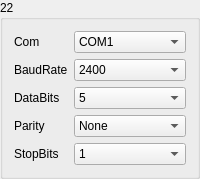
       <widget class="QGroupBox" name="gBoxMeter_22">
        <property name="minimumSize">
         <size>
          <width>171</width>
          <height>171</height>
         </size>
        </property>
        <property name="title">
         <string>22</string>
        </property>
        <layout class="QGridLayout" name="gridLayout_27">
         <item row="0" column="0">
          <widget class="QLabel" name="label_128">
           <property name="sizePolicy">
            <sizepolicy hsizetype="Fixed" vsizetype="Preferred">
             <horstretch>0</horstretch>
             <verstretch>0</verstretch>
            </sizepolicy>
           </property>
           <property name="text">
            <string>Com</string>
           </property>
          </widget>
         </item>
         <item row="0" column="1">
          <widget class="QComboBox" name="comboMeterSerialNum_22">
           <item>
            <property name="text">
             <string>COM1</string>
            </property>
           </item>
           <item>
            <property name="text">
             <string>COM2</string>
            </property>
           </item>
           <item>
            <property name="text">
             <string>COM3</string>
            </property>
           </item>
           <item>
            <property name="text">
             <string>COM4</string>
            </property>
           </item>
           <item>
            <property name="text">
             <string>COM5</string>
            </property>
           </item>
           <item>
            <property name="text">
             <string>COM6</string>
            </property>
           </item>
           <item>
            <property name="text">
             <string>COM7</string>
            </property>
           </item>
           <item>
            <property name="text">
             <string>COM8</string>
            </property>
           </item>
           <item>
            <property name="text">
             <string>COM9</string>
            </property>
           </item>
           <item>
            <property name="text">
             <string>COM10</string>
            </property>
           </item>
           <item>
            <property name="text">
             <string>COM11</string>
            </property>
           </item>
           <item>
            <property name="text">
             <string>COM12</string>
            </property>
           </item>
           <item>
            <property name="text">
             <string>COM13</string>
            </property>
           </item>
           <item>
            <property name="text">
             <string>COM14</string>
            </property>
           </item>
           <item>
            <property name="text">
             <string>COM15</string>
            </property>
           </item>
           <item>
            <property name="text">
             <string>COM16</string>
            </property>
           </item>
           <item>
            <property name="text">
             <string>COM17</string>
            </property>
           </item>
           <item>
            <property name="text">
             <string>COM18</string>
            </property>
           </item>
           <item>
            <property name="text">
             <string>COM19</string>
            </property>
           </item>
           <item>
            <property name="text">
             <string>COM20</string>
            </property>
           </item>
           <item>
            <property name="text">
             <string>COM21</string>
            </property>
           </item>
           <item>
            <property name="text">
             <string>COM22</string>
            </property>
           </item>
           <item>
            <property name="text">
             <string>COM23</string>
            </property>
           </item>
           <item>
            <property name="text">
             <string>COM24</string>
            </property>
           </item>
           <item>
            <property name="text">
             <string>COM25</string>
            </property>
           </item>
           <item>
            <property name="text">
             <string>COM26</string>
            </property>
           </item>
           <item>
            <property name="text">
             <string>COM27</string>
            </property>
           </item>
           <item>
            <property name="text">
             <string>COM28</string>
            </property>
           </item>
           <item>
            <property name="text">
             <string>COM29</string>
            </property>
           </item>
           <item>
            <property name="text">
             <string>COM30</string>
            </property>
           </item>
          </widget>
         </item>
         <item row="1" column="0">
          <widget class="QLabel" name="label_129">
           <property name="text">
            <string>BaudRate</string>
           </property>
          </widget>
         </item>
         <item row="1" column="1">
          <widget class="QComboBox" name="comboMeterBaudRate_22">
           <item>
            <property name="text">
             <string>2400</string>
            </property>
           </item>
           <item>
            <property name="text">
             <string>4800</string>
            </property>
           </item>
           <item>
            <property name="text">
             <string>9600</string>
            </property>
           </item>
           <item>
            <property name="text">
             <string>14400</string>
            </property>
           </item>
           <item>
            <property name="text">
             <string>19200</string>
            </property>
           </item>
           <item>
            <property name="text">
             <string>38400</string>
            </property>
           </item>
           <item>
            <property name="text">
             <string>56000</string>
            </property>
           </item>
          </widget>
         </item>
         <item row="2" column="0">
          <widget class="QLabel" name="label_130">
           <property name="text">
            <string>DataBits</string>
           </property>
          </widget>
         </item>
         <item row="2" column="1">
          <widget class="QComboBox" name="comboMeterBits_22">
           <item>
            <property name="text">
             <string>5</string>
            </property>
           </item>
           <item>
            <property name="text">
             <string>6</string>
            </property>
           </item>
           <item>
            <property name="text">
             <string>7</string>
            </property>
           </item>
           <item>
            <property name="text">
             <string>8</string>
            </property>
           </item>
          </widget>
         </item>
         <item row="3" column="0">
          <widget class="QLabel" name="label_131">
           <property name="text">
            <string>Parity</string>
           </property>
          </widget>
         </item>
         <item row="3" column="1">
          <widget class="QComboBox" name="comboMeterChkBit_22">
           <item>
            <property name="text">
             <string>None</string>
            </property>
           </item>
           <item>
            <property name="text">
             <string>Odd</string>
            </property>
           </item>
           <item>
            <property name="text">
             <string>Even</string>
            </property>
           </item>
          </widget>
         </item>
         <item row="4" column="0">
          <widget class="QLabel" name="label_132">
           <property name="text">
            <string>StopBits</string>
           </property>
          </widget>
         </item>
         <item row="4" column="1">
          <widget class="QComboBox" name="comboMeterEndBit_22">
           <item>
            <property name="text">
             <string>1</string>
            </property>
           </item>
           <item>
            <property name="text">
             <string>1.5</string>
            </property>
           </item>
           <item>
            <property name="text">
             <string>2</string>
            </property>
           </item>
          </widget>
         </item>
        </layout>
       </widget>
